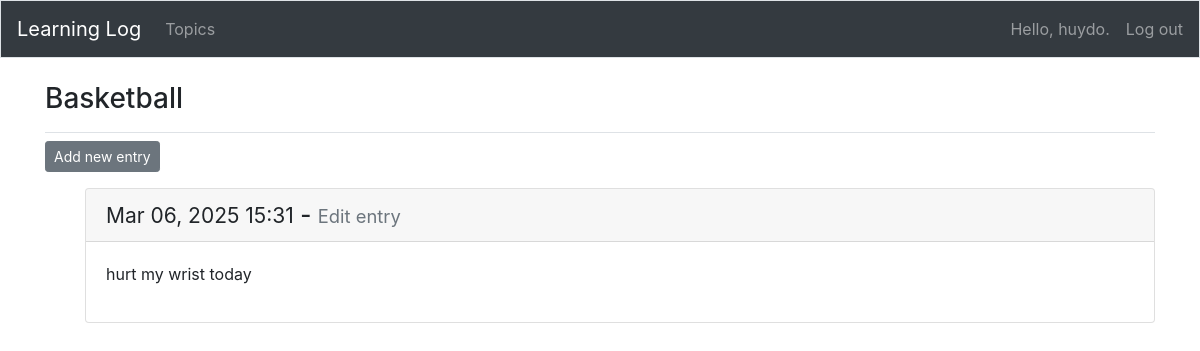
/topics/3/ (signed in), run on an earlier commit of the app's database.
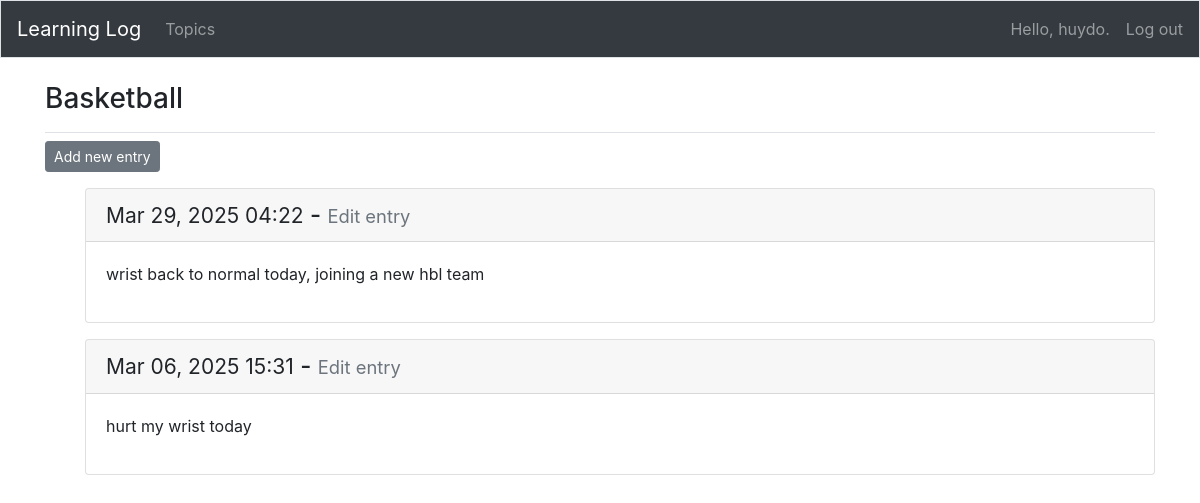
And on a later commit of the database.
### learning_logs/models.py (models this page shows, shortened)
class Entry(models.Model):
    topic = models.ForeignKey(Topic, on_delete=models.CASCADE)
    text = models.TextField()
    date_added = models.DateTimeField(auto_now_add=True)
    class Meta:
        verbose_name_plural = 'entries'

### learning_logs/views.py (the view)
# urls.py: path('topics/<int:topic_id>/', views.topic, name='topic'),
@login_required
def topic(request, topic_id):
    topic = Topic.objects.get(id=topic_id)
    if topic.owner != request.user:
        raise Http404
    entries = topic.entry_set.order_by('-date_added')
    context = {'topic' : topic, 'entries' : entries} # Pass data to template
    return render(request, 'learning_logs/topic.html', context)

### learning_logs/models.py (called while the page is built)
    def __str__(self):
        """This is just like toString() in Java"""
        return self.text

### learning_logs/templates/learning_logs/topic.html
{% extends "learning_logs/base.html" %}
{% block page_header %}
    <h3>{{ topic }}</h3>
{% endblock page_header %}
{% block content %}
    <p>
        <a class="btn btn-sm btn-secondary" href="{% url 'learning_logs:new_entry' topic.id %}" role="button">Add new entry</a>
    </p>
    <ul>
        {% for entry in entries %}
            <div class="card mb-3">
                <h4 class="card-header">
                    <small>{{ entry.date_added|date:'M d, Y H:i' }}</small> -
                    <small><a href="{% url 'learning_logs:edit_entry' entry.id %}" class="text-muted small">Edit entry</a></small>
                </h4>
                <div class="card-body">
                    {{ entry.text|linebreaks }}
                </div>
            </div>
        {% empty %}
            <li>There are no entries for this topic yet.</li>
        {% endfor %}
    </ul>
{% endblock content %}

What changed in the data, as far as the page shows it:
added Entry: date_added "Mar 29, 2025 04:22", text "wrist back to normal today, joining a new hbl team"
